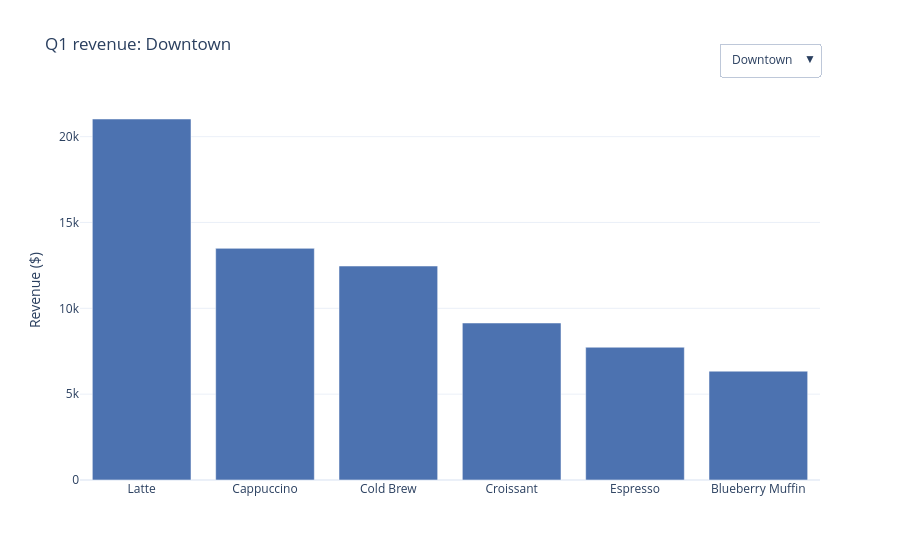

The notebook cell saved with this chart:
### Markdown cell above
### A dropdown to pick the store

All three stores' bars are in the figure; each button changes which one is visible.

### Code cell
pivot = (
    sales.pivot_table(index="product", columns="store",
                      values="revenue", aggfunc="sum")
    .sort_values("Downtown", ascending=False)
)

fig = go.Figure()
for store in store_order:
    fig.add_trace(go.Bar(x=pivot.index, y=pivot[store], name=store,
                         marker_color=STORE_COLORS[store],
                         visible=(store == "Downtown")))

buttons = []
for i, store in enumerate(store_order):
    visible = [j == i for j in range(len(store_order))]
    buttons.append(dict(label=store, method="update",
                        args=[{"visible": visible},
                              {"title.text": f"Q1 revenue: {store}"}]))

fig.update_layout(
    updatemenus=[dict(buttons=buttons, x=1, xanchor="right", y=1.15)],
    title="Q1 revenue: Downtown",
    yaxis_title="Revenue ($)",
)
fig.show()

### Figure 1 — Plotly figure (JSON) as saved in the notebook; plotly's stock layout.template omitted (floating-point values rounded to 4 significant figures)
{"data": [{"marker": {"color": "#4C72B0"}, "name": "Downtown", "type": "bar", "visible": true, "x": ["Latte", "Cappuccino", "Cold Brew", "Croissant", "Espresso", "Blueberry Muffin"], "y": [21030.0, 13490.0, 12460.0, 9146.0, 7734.0, 6340.0]}, {"marker": {"color": "#DD8452"}, "name": "University", "type": "bar", "visible": false, "x": ["Latte", "Cappuccino", "Cold Brew", "Croissant", "Espresso", "Blueberry Muffin"], "y": [14790.0, 9856.0, 9130.0, 6747.0, 5517.0, 4534.0]}, {"marker": {"color": "#55A868"}, "name": "Riverside", "type": "bar", "visible": false, "x": ["Latte", "Cappuccino", "Cold Brew", "Croissant", "Espresso", "Blueberry Muffin"], "y": [11700.0, 7654.0, 7106.0, 5558.0, 4464.0, 3661.0]}], "layout": {"title": {"text": "Q1 revenue: Downtown"}, "updatemenus": [{"buttons": [{"args": [{"visible": [true, false, false]}, {"title.text": "Q1 revenue: Downtown"}], "label": "Downtown", "method": "update"}, {"args": [{"visible": [false, true, false]}, {"title.text": "Q1 revenue: University"}], "label": "University", "method": "update"}, {"args": [{"visible": [false, false, true]}, {"title.text": "Q1 revenue: Riverside"}], "label": "Riverside", "method": "update"}], "x": 1, "xanchor": "right", "y": 1.15}], "yaxis": {"title": {"text": "Revenue ($)"}}}}
